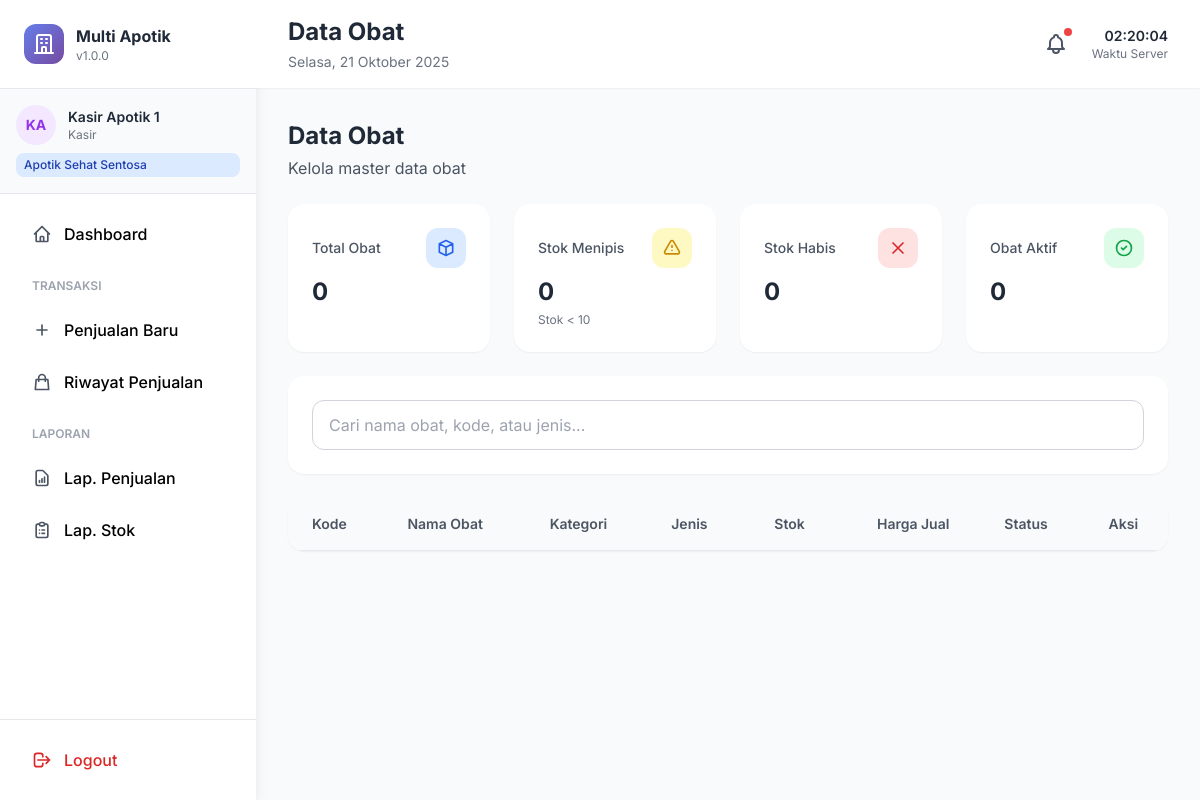
The page /obat/index.php (signed in) on the database as committed earlier.
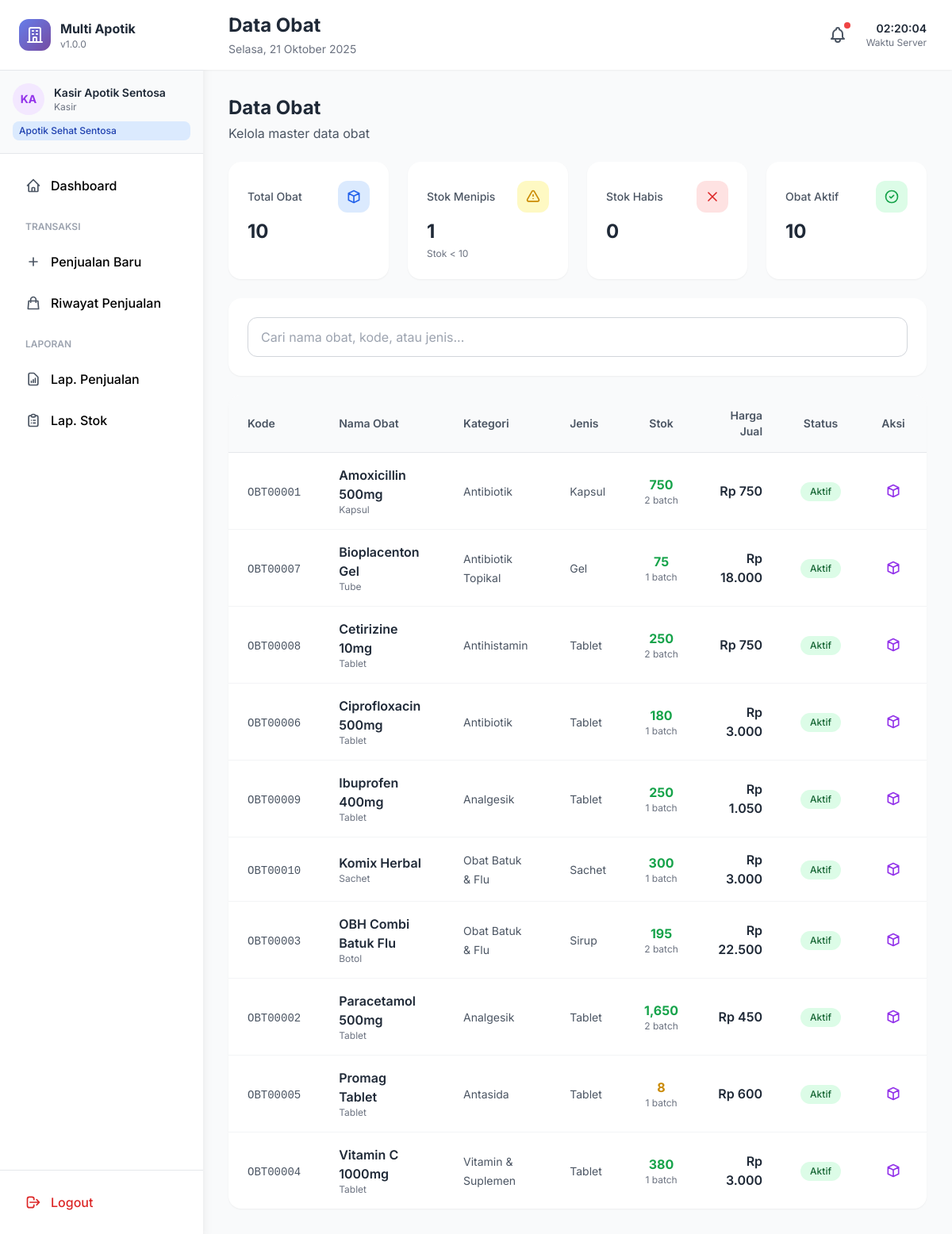
The same page on the database as committed later.
### tables this page shows
CREATE TABLE obat (
    id_obat INT PRIMARY KEY AUTO_INCREMENT,
    id_apotik INT NOT NULL,
    id_kategori INT,
    kode_obat VARCHAR(50) UNIQUE NOT NULL,
    nama_obat VARCHAR(200) NOT NULL,
    jenis_obat VARCHAR(100),
    satuan VARCHAR(20) NOT NULL,
    harga_beli DECIMAL(15,2) DEFAULT 0,
    harga_jual DECIMAL(15,2) NOT NULL,
    margin_persen DECIMAL(5,2),
    aturan_pakai TEXT,
    dosis VARCHAR(100),
    efek_samping TEXT,
    golongan ENUM('bebas', 'bebas_terbatas', 'keras', 'narkotika') DEFAULT 'bebas',
    perlu_resep BOOLEAN DEFAULT FALSE,
    status ENUM('aktif', 'nonaktif') DEFAULT 'aktif',
    created_at TIMESTAMP DEFAULT CURRENT_TIMESTAMP,
    updated_at TIMESTAMP DEFAULT CURRENT_TIMESTAMP ON UPDATE CURRENT_TIMESTAMP,
    FOREIGN KEY (id_apotik) REFERENCES apotik(id_apotik) ON DELETE CASCADE,
    FOREIGN KEY (id_kategori) REFERENCES kategori_obat(id_kategori) ON DELETE SET NULL
);

CREATE TABLE kategori_obat (
    id_kategori INT PRIMARY KEY AUTO_INCREMENT,
    nama_kategori VARCHAR(100) NOT NULL,
    keterangan TEXT,
    created_at TIMESTAMP DEFAULT CURRENT_TIMESTAMP
);

### config.php (called while the page is built, shortened)
<?php
class Database {
    private static $instance = null;
    private $conn;
    private function __construct() {
        try {
            $this->conn = new mysqli(DB_HOST, DB_USER, DB_PASS, DB_NAME);
            $this->conn->set_charset("utf8mb4");
        } catch (Exception $e) {
            die("Database Error: " . $e->getMessage());
        }
    }
    public static function getInstance() {
        if (self::$instance === null) {
            self::$instance = new self();
        }
        return self::$instance;
    }
    public function prepare($sql) {
        return $this->conn->prepare($sql);
    }
}
function db() {
    return Database::getInstance();
}
function formatRupiah($angka) {
    return 'Rp ' . number_format($angka, 0, ',', '.');
}
function isLoggedIn() {
    return isset($_SESSION['user_id']);
}
function getUserData() {
    return [
        'id' => $_SESSION['user_id'],
        'username' => $_SESSION['username'],
        'nama' => $_SESSION['nama_lengkap'],
        'role' => $_SESSION['user_role'],
        'id_apotik' => $_SESSION['id_apotik'] ?? null,
        'nama_apotik' => $_SESSION['nama_apotik'] ?? null
    ];
}
?>

### obat/index.php (the view, shortened to what the changed rows need)
<?php
require_once '../config.php';
$user = getUserData();
$db = db();
if ($user['role'] === 'manajer') {
    $query = "SELECT o.*, a.nama_apotik, k.nama_kategori,
              COALESCE(SUM(b.stok_sisa), 0) as total_stok,
              COUNT(b.id_batch) as jumlah_batch
              FROM obat o
              LEFT JOIN apotik a ON o.id_apotik = a.id_apotik
              LEFT JOIN kategori_obat k ON o.id_kategori = k.id_kategori
              LEFT JOIN batch_obat b ON o.id_obat = b.id_obat AND b.status = 'tersedia'
              GROUP BY o.id_obat
              ORDER BY o.nama_obat";
    $obatList = $db->query($query);
} else {
    $query = "SELECT o.*, k.nama_kategori,
              COALESCE(SUM(b.stok_sisa), 0) as total_stok,
              COUNT(b.id_batch) as jumlah_batch
              FROM obat o
              LEFT JOIN kategori_obat k ON o.id_kategori = k.id_kategori
              LEFT JOIN batch_obat b ON o.id_obat = b.id_obat AND b.status = 'tersedia'
              WHERE o.id_apotik = ?
              GROUP BY o.id_obat
              ORDER BY o.nama_obat";
    $stmt = $db->prepare($query);
    $stmt->bind_param("i", $user['id_apotik']);
    $stmt->execute();
    $obatList = $stmt->get_result();
}
$pageTitle = 'Data Obat';
include '../includes/header.php';
?>
<div class="space-y-6">
    <div class="flex items-center justify-between">
        <div>
            <h2 class="text-2xl font-bold text-gray-800">Data Obat</h2>
        </div>
    </div>
    <div class="grid grid-cols-1 md:grid-cols-4 gap-6">
        <div class="bg-white rounded-2xl p-6 shadow-sm">
            <div class="flex items-center justify-between mb-2">
                <h3 class="text-sm text-gray-600 font-medium">Total Obat</h3>
                <div class="w-10 h-10 bg-blue-100 rounded-xl flex items-center justify-center">
                </div>
            </div>
            <p class="text-2xl font-bold text-gray-800"><?= number_format($obatList->num_rows) ?></p>
        </div>
        <?php
        $obatList->data_seek(0);
        $stok_menipis = 0;
        $stok_habis = 0;
        while ($row = $obatList->fetch_assoc()) {
            if ($row['total_stok'] == 0) $stok_habis++;
            elseif ($row['total_stok'] < 10) $stok_menipis++;
        }
        $obatList->data_seek(0);
        ?>
        <div class="bg-white rounded-2xl p-6 shadow-sm">
            <div class="flex items-center justify-between mb-2">
                <h3 class="text-sm text-gray-600 font-medium">Stok Menipis</h3>
                <div class="w-10 h-10 bg-yellow-100 rounded-xl flex items-center justify-center">
                </div>
            </div>
            <p class="text-2xl font-bold text-gray-800"><?= number_format($stok_menipis) ?></p>
            <p class="text-xs text-gray-500 mt-1">Stok < 10</p>
        </div>
        <div class="bg-white rounded-2xl p-6 shadow-sm">
            <div class="flex items-center justify-between mb-2">
                <h3 class="text-sm text-gray-600 font-medium">Obat Aktif</h3>
                <div class="w-10 h-10 bg-green-100 rounded-xl flex items-center justify-center">
                </div>
            </div>
            <p class="text-2xl font-bold text-gray-800"><?= number_format($obatList->num_rows) ?></p>
        </div>
    </div>
    <div class="bg-white rounded-2xl shadow-sm overflow-hidden">
        <div class="overflow-x-auto">
            <table class="w-full">
                <thead class="bg-gray-50 border-b border-gray-200">
                    <tr>
                        <th class="text-left py-4 px-6 text-sm font-semibold text-gray-600">Kode</th>
                        <th class="text-left py-4 px-6 text-sm font-semibold text-gray-600">Nama Obat</th>
                        <th class="text-left py-4 px-6 text-sm font-semibold text-gray-600">Kategori</th>
                        <th class="text-left py-4 px-6 text-sm font-semibold text-gray-600">Jenis</th>
                        <th class="text-center py-4 px-6 text-sm font-semibold text-gray-600">Stok</th>
                        <th class="text-right py-4 px-6 text-sm font-semibold text-gray-600">Harga Jual</th>
                        <th class="text-center py-4 px-6 text-sm font-semibold text-gray-600">Status</th>
                        <th class="text-center py-4 px-6 text-sm font-semibold text-gray-600">Aksi</th>
                    </tr>
                </thead>
                <tbody class="divide-y divide-gray-100" id="obatTableBody">
                    <?php
                    $obatList->data_seek(0);
                    while ($obat = $obatList->fetch_assoc()):
                        $stok_class = $obat['total_stok'] == 0 ? 'text-red-600' : ($obat['total_stok'] < 10 ? 'text-yellow-600' : 'text-green-600');
                    ?>
                    <tr class="hover:bg-gray-50 obat-row"
                        data-search="<?= strtolower($obat['kode_obat'] . ' ' . $obat['nama_obat'] . ' ' . $obat['jenis_obat']) ?>">
                        <td class="py-4 px-6">
                            <span class="font-mono text-sm text-gray-600"><?= htmlspecialchars($obat['kode_obat']) ?></span>
                        </td>
                        <td class="py-4 px-6">
                            <div>
                                <span class="font-semibold text-gray-800"><?= htmlspecialchars($obat['nama_obat']) ?></span>
                                <p class="text-xs text-gray-500"><?= htmlspecialchars($obat['satuan']) ?></p>
                            </div>
                        </td>
                        <td class="py-4 px-6">
                            <span class="text-sm text-gray-600"><?= htmlspecialchars($obat['nama_kategori'] ?? '-') ?></span>
                        </td>
                        <td class="py-4 px-6">
                            <span class="text-sm text-gray-600"><?= htmlspecialchars($obat['jenis_obat']) ?></span>
                        </td>
                        <td class="py-4 px-6 text-center">
                            <span class="font-bold <?= $stok_class ?>"><?= number_format($obat['total_stok']) ?></span>
                            <p class="text-xs text-gray-500"><?= $obat['jumlah_batch'] ?> batch</p>
                        </td>
                        <td class="py-4 px-6 text-right">
                            <span class="font-semibold text-gray-800"><?= formatRupiah($obat['harga_jual']) ?></span>
                        </td>
                        <td class="py-4 px-6 text-center">
                            <span class="inline-flex items-center px-3 py-1 rounded-full text-xs font-medium <?= $obat['status'] === 'aktif' ? 'bg-green-100 text-green-800' : 'bg-gray-100 text-gray-800' ?>">
                                <?= ucfirst($obat['status']) ?>
                            </span>
                        </td>
                        <td class="py-4 px-6">
                            <div class="flex items-center justify-center space-x-2">
                                <a href="batch.php?id=<?= $obat['id_obat'] ?>"
                                   class="p-2 text-purple-600 hover:bg-purple-50 rounded-lg transition-all"
                                   title="Kelola Batch">
                                    <svg class="w-5 h-5" fill="none" stroke="currentColor" viewBox="0 0 24 24">
                                        <path stroke-linecap="round" stroke-linejoin="round" stroke-width="2" d="M20 7l-8-4-8 4m16 0l-8 4m8-4v10l-8 4m0-10L4 7m8 4v10M4 7v10l8 4"></path>
                                    </svg>
                                </a>
                            </div>
                        </td>
                    </tr>
                    <?php endwhile; ?>
                </tbody>
            </table>
        </div>
    </div>
</div>
<?php include '../includes/footer.php'; ?>

### includes/header.php (shortened to what the changed rows need)
<?php
$user = getUserData();
?>
<!DOCTYPE html>
<html lang="id">
<head>
    <script src="https://cdn.tailwindcss.com"></script>
</head>
<body class="bg-gray-50">
    <div class="flex h-screen overflow-hidden">
        <aside class="w-64 bg-white shadow-lg flex-shrink-0 no-print">
            <div class="h-full flex flex-col">
                <div class="p-6 border-b border-gray-200">
                    <div class="flex items-center space-x-3">
                        <div>
                            <h2 class="font-bold text-gray-800"><?= APP_NAME ?></h2>
                        </div>
                    </div>
                </div>
                <div class="p-4 border-b border-gray-200 bg-gray-50">
                    <div class="flex items-center space-x-3">
                        <div class="flex-1 min-w-0">
                            <p class="text-sm font-semibold text-gray-800 truncate"><?= htmlspecialchars($user['nama']) ?></p>
                            <p class="text-xs text-gray-500"><?= ucfirst($user['role']) ?></p>
                        </div>
                    </div>
                </div>
            </div>
        </aside>
        <div class="flex-1 flex flex-col overflow-hidden">
            <header class="bg-white shadow-sm px-8 py-4 no-print">
                <div class="flex items-center justify-between">
                    <div>
                        <h1 class="text-2xl font-bold text-gray-800"><?= $pageTitle ?? 'Dashboard' ?></h1>
                    </div>
                </div>
            </header>
            <main class="flex-1 overflow-y-auto p-8">

Rows that differ between the two databases and show on the page:
added obat: id_obat "10", kode_obat "OBT00010", nama_obat "Komix Herbal", satuan "Sachet", id_kategori.nama_kategori "Obat Batuk & Flu", jenis_obat "Sachet", total_stok "300", jumlah_batch "1", harga_jual "Rp 3.000", status "Aktif"
added obat: kode_obat "OBT00001", nama_obat "Amoxicillin 500mg", satuan "Kapsul", id_kategori.nama_kategori "Antibiotik", jenis_obat "Kapsul", total_stok "750", jumlah_batch "2", harga_jual "Rp 750", status "Aktif"
added obat: kode_obat "OBT00007", nama_obat "Bioplacenton Gel", satuan "Tube", id_kategori.nama_kategori "Antibiotik Topikal", jenis_obat "Gel", total_stok "75", jumlah_batch "1", harga_jual "Rp 18.000", status "Aktif"
added obat: kode_obat "OBT00008", nama_obat "Cetirizine 10mg", satuan "Tablet", id_kategori.nama_kategori "Antihistamin", jenis_obat "Tablet", total_stok "250", jumlah_batch "2", harga_jual "Rp 750", status "Aktif"
added obat: kode_obat "OBT00006", nama_obat "Ciprofloxacin 500mg", satuan "Tablet", id_kategori.nama_kategori "Antibiotik", jenis_obat "Tablet", total_stok "180", jumlah_batch "1", harga_jual "Rp 3.000", status "Aktif"
added obat: kode_obat "OBT00009", nama_obat "Ibuprofen 400mg", satuan "Tablet", id_kategori.nama_kategori "Analgesik", jenis_obat "Tablet", total_stok "250", jumlah_batch "1", harga_jual "Rp 1.050", status "Aktif"
added obat: kode_obat "OBT00003", nama_obat "OBH Combi Batuk Flu", satuan "Botol", id_kategori.nama_kategori "Obat Batuk & Flu", jenis_obat "Sirup", total_stok "195", jumlah_batch "2", harga_jual "Rp 22.500", status "Aktif"
added obat: kode_obat "OBT00002", nama_obat "Paracetamol 500mg", satuan "Tablet", id_kategori.nama_kategori "Analgesik", jenis_obat "Tablet", total_stok "1,650", jumlah_batch "2", harga_jual "Rp 450", status "Aktif"
added obat: kode_obat "OBT00005", nama_obat "Promag Tablet", satuan "Tablet", id_kategori.nama_kategori "Antasida", jenis_obat "Tablet", total_stok "8", jumlah_batch "1", harga_jual "Rp 600", status "Aktif"
added obat: kode_obat "OBT00004", nama_obat "Vitamin C 1000mg", satuan "Tablet", id_kategori.nama_kategori "Vitamin & Suplemen", jenis_obat "Tablet", total_stok "380", jumlah_batch "1", harga_jual "Rp 3.000", status "Aktif"
Other text that changed with them:
$user['nama']: "Kasir Apotik 1" → "Kasir Apotik Sentosa"
$obatList->num_rows: "0" → "10"
$stok_menipis: "0" → "1"
$obatList->num_rows: "0" → (not shown)
